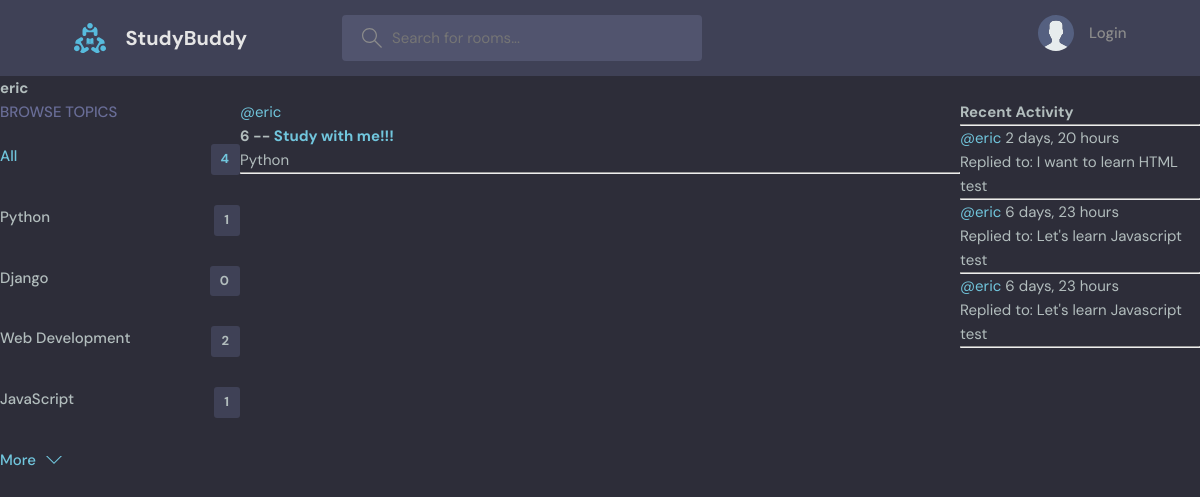
Screenshot of /profile/3/ with the database file from the repository.
### base/models.py (models this page shows, shortened)
class Topic(models.Model):
    name = models.CharField(max_length=200)

class Room(models.Model):
    hosts = models.ForeignKey(User, on_delete=models.SET_NULL, null=True)
    topic = models.ForeignKey(Topic, on_delete=models.SET_NULL, null=True)
    name = models.CharField(max_length=100)
    description = models.TextField(null=True, blank=True)
    participants = models.ManyToManyField(User, related_name='participants', blank=True)
    created_at = models.DateTimeField(auto_now_add=True)
    updated_at = models.DateTimeField(auto_now=True)
    class Meta:
        ordering = ['-updated_at', '-created_at']
    def __str__(self):
        return self.name

class Message(models.Model):
    user = models.ForeignKey(User, on_delete=models.CASCADE)
    Room = models.ForeignKey(Room, on_delete=models.CASCADE)
    body = models.TextField()
    created_at = models.DateTimeField(auto_now_add=True)
    updated_at = models.DateTimeField(auto_now=True)
    class Meta:
        ordering = ['-updated_at', '-created_at']
    def __str__(self):
        return self.body[0:50]

### base/views.py (the view)
# urls.py: path('profile/<str:pk>/', views.user_profile, name='user-profile'),
def user_profile(request, pk):
    user = User.objects.get(id=pk)
    rooms = user.room_set.all()
    room_messages = user.message_set.all()
    topics = Topic.objects.all()
    context = {'user': user, 'rooms': rooms, 'topics': topics, 'room_messages': room_messages}
    return render(request, 'base/profile.html', context)

### base/templates/base/profile.html (shortened to what this page needs)
{% extends 'main.html' %}
{% block content %}
<h1>{{user.username}}</h1>
<div class="profile-container">
    <div>
        {% include 'base/topic_component.html' %}
    </div>
    <div>
        {% include 'base/feed_component.html' %}
    </div>
    <div>
        {% include 'base/activity_component.html' %}
    </div>
</div>
{% endblock %}

### base/templates/base/topic_component.html
<div class="topics">
    <div class="topics__header">
    <h2>Browse Topics</h2>
    </div>
    <ul class="topics__list">
    <li>
        <a href="{% url 'home' %}" class="active">All <span>{{ topics.count }}</span></a>
    </li>
    {% for topic in topics %}
    <li>
        <a href="{% url 'home' %}?q={{topic.name}}">{{ topic.name }} <span>{{ topic.room_set.all.count }}</span></a>
    </li>
    {% endfor %}
    </ul>
    <a class="btn btn--link" href="topics.html">
    More
    <svg version="1.1" xmlns="http://www.w3.org/2000/svg" width="32" height="32" viewBox="0 0 32 32">
        <title>chevron-down</title>
        <path d="M16 21l-13-13h-3l16 16 16-16h-3l-13 13z"></path>
    </svg>
    </a>
</div>

### base/templates/base/feed_component.html (shortened to what this page needs)
<div class="row">
    {% for room in rooms %}
    <div class="column">
        <a href="{% url 'user-profile' room.hosts.id %}"> @{{ room.hosts.username }} </a>
        <h5>{{room.id}} -- <a href="{% url 'rooms' room.id %}">{{room.name}}</a></h5>
        <small>{{room.topic.name}}</small>
        <hr>
    </div>
    {% endfor %}
</div>

### base/templates/base/activity_component.html (shortened to what this page needs)
<h3>Recent Activity</h3>
<hr>
{% for message in room_messages %}
<div>
    <small><a href="{% url 'user-profile' message.user.id %}">@{{message.user}}</a> {{message.created_at|timesince}}</small>
    <br>
    <small>Replied to: {{message.Room}}</small>
    <p>{{message}}</p>
    <hr>
</div>
{% endfor %}

### static/styles/style.css (style rules this page uses)
:root { --color-main: #71c6dd; --color-main-light: #e1f6fb; --color-dark: #3f4156; --color-dark-medium: #51546e; --color-dark-light: #696d97; --color-light: #e5e5e5; --color-gray: #8b8b8b; --color-light-gray: #b2bdbd; --color-bg: #2d2d39; --color-success: #5dd693; --color-error: #fc4b0b; }
* { font-family: "DM Sans", -apple-system, BlinkMacSystemFont, "Segoe UI", Roboto, Oxygen, Ubuntu, Cantarell, "Open Sans", "Helvetica Neue", sans-serif; margin: 0; padding: 0; box-sizing: border-box; text-rendering: optimizeLegibility; font-size: inherit; }
html { font-size: 56.25%; }
@media only screen and (min-width: 1200px) { html { font-size: 62.5%; } }
body { line-height: 1.6; font-weight: 400; font-size: 1.5rem; color: var(--color-light-gray); background-color: var(--color-bg); min-height: 100vh; }
a { display: inline-block; color: var(--color-main); text-decoration: none; }
.btn { background-color: transparent; border: none; display: inline-flex; align-items: center; gap: 1rem; cursor: pointer; transition: all ease-in-out 0.3s; padding: 1rem 2rem; border-radius: 5px; box-shadow: 1px 1px 3px 1px rgba(0, 0, 0, 0.15); font-weight: 500; }
.btn--link { border-radius: 0; padding: 0; color: var(--color-main); box-shadow: none; }
.btn > svg { fill: currentColor; width: 1.6rem; height: 1.6rem; }
.topics__header { margin-bottom: 2rem; }
.topics__header h2 { text-transform: uppercase; font-weight: 500; color: var(--color-dark-light); }
.topics__list { list-style: none; }
.topics__list li a { display: flex; justify-content: space-between; margin-bottom: 3rem; font-weight: 500; color: var(--color-light-gray); transition: all 0.3s ease-in-out; }
.topics__list li a.active, .topics__list li a:hover { color: var(--color-main); }
.topics__list li a span { padding: 0.5rem 1rem; background-color: var(--color-dark); border-radius: 3px; font-size: 1.3rem; font-weight: 700; letter-spacing: 1px; }

### base/templates/base/profile.html (style rules this page uses)
.profile-container { display: grid; grid-template-columns: 1fr 3fr 1fr; }

### rows the page displays
Topic: name "Python", room_set.all.count "1"
Topic: name "Django", room_set.all.count "0"
Topic: name "Web Development", room_set.all.count "2"
Topic: name "JavaScript", room_set.all.count "1"
Room: hosts.username "eric", id "6", name "Study with me!!!", topic.name "Python"
Message: user "eric", created_at "2 days, 20 hours", Room "I want to learn HTML", body "test"
Message: user "eric", created_at "6 days, 23 hours", Room "Let's learn Javascript", body "test"
Message: user "eric", created_at "6 days, 23 hours", Room "Let's learn Javascript", body "test"

### other values shown
{{ user.username }} "eric"
{{ topics.count }} "4"
